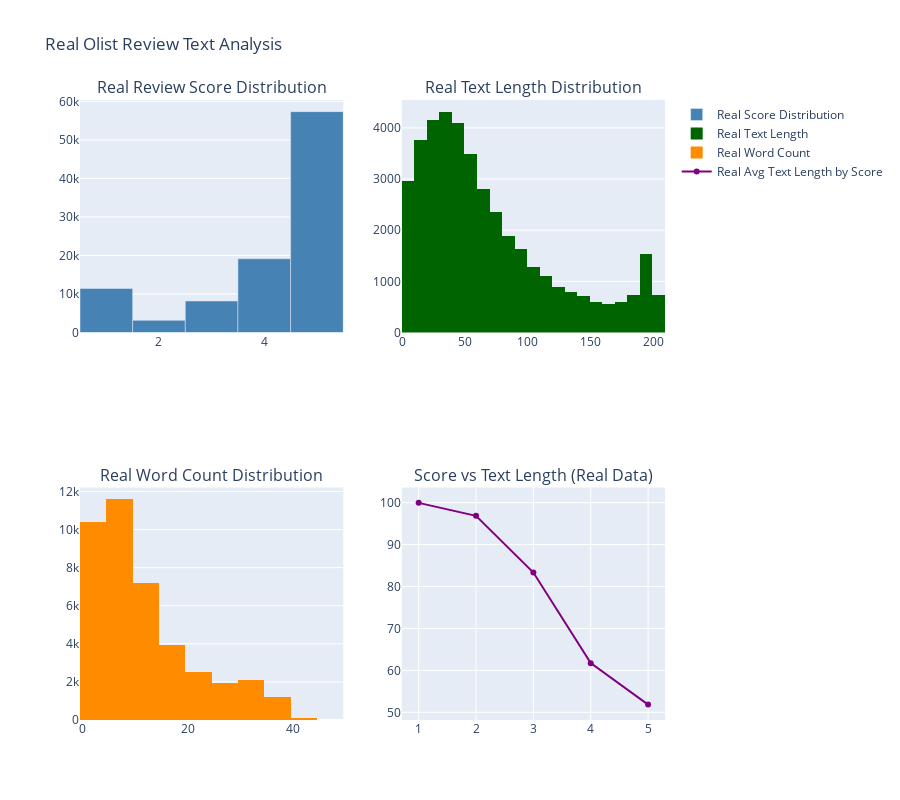

This figure's notebook cell:
### Markdown cell above
### 4.1 Data Understanding

Let's examine the structure and characteristics of review text data.

### Code cell
# Real Text Data Understanding - Olist Reviews Analysis
print("🔍 ANALYZING REAL OLIST REVIEW TEXT DATA")
print("=" * 50)

# Identify text columns in reviews dataset
text_columns = []
for col in order_reviews_df.columns:
    if 'comment' in col.lower() or 'message' in col.lower() or 'title' in col.lower():
        text_columns.append(col)

print(f"Text columns found: {text_columns}")

# Use the main review text column (usually review_comment_message)
main_text_column = None
for col in ['review_comment_message', 'review_comment_text', 'comment_message', 'message']:
    if col in order_reviews_df.columns:
        main_text_column = col
        break

if main_text_column is None:
    # If standard column not found, use first text-like column
    main_text_column = text_columns[0] if text_columns else order_reviews_df.columns[-1]
    print(f"⚠️  Using {main_text_column} as main text column")
else:
    print(f"✅ Using {main_text_column} as main text column")

# Filter reviews with actual text content
print(f"\n📊 TEXT DATA STATISTICS")
print("=" * 25)

# Handle potential encoding issues and missing values
order_reviews_df[main_text_column] = order_reviews_df[main_text_column].fillna('')
total_reviews = len(order_reviews_df)
reviews_with_text = order_reviews_df[
    (order_reviews_df[main_text_column].notna()) & 
    (order_reviews_df[main_text_column].str.len() > 0) &
    (order_reviews_df[main_text_column] != '')
].copy()

print(f"Total reviews in dataset: {total_reviews:,}")
print(f"Reviews with text comments: {len(reviews_with_text):,}")
print(f"Percentage with text: {len(reviews_with_text)/total_reviews*100:.1f}%")

if len(reviews_with_text) == 0:
    print("❌ No text reviews found! Check column names.")
    print("Available columns:", list(order_reviews_df.columns))
else:
    # Text analysis on real data
    reviews_with_text['text_length'] = reviews_with_text[main_text_column].str.len()
    reviews_with_text['word_count'] = reviews_with_text[main_text_column].str.split().str.len()
    
    # Identify score column
    score_column = None
    for col in ['review_score', 'rating', 'score']:
        if col in order_reviews_df.columns:
            score_column = col
            break
    
    if score_column:
        print(f"📈 Score column found: {score_column}")
        score_distribution = order_reviews_df[score_column].value_counts().sort_index()
        print(f"\nReview Score Distribution:")
        for score, count in score_distribution.items():
            print(f"  Score {score}: {count:,} reviews ({count/total_reviews*100:.1f}%)")
    else:
        print("⚠️  No score column found")
        score_column = 'review_score'  # Default assumption
    
    # Sample real reviews by score (if available)
    if score_column in reviews_with_text.columns:
        print(f"\n📝 SAMPLE REAL REVIEWS BY SCORE")
        print("=" * 35)
        for score in [1, 3, 5]:
            score_reviews = reviews_with_text[reviews_with_text[score_column] == score]
            if len(score_reviews) > 0:
                sample_review = score_reviews[main_text_column].iloc[0]
                # Truncate long reviews for display
                display_review = sample_review[:200] + "..." if len(sample_review) > 200 else sample_review
                print(f"\n⭐ Score {score} example:")
                print(f"  {display_review}")
    
    # Text statistics from real data
    text_stats = reviews_with_text['text_length'].describe()
    word_stats = reviews_with_text['word_count'].describe()
    
    print(f"\n📊 REAL TEXT STATISTICS")
    print("=" * 25)
    print(f"Average text length: {text_stats['mean']:.1f} characters")
    print(f"Average word count: {word_stats['mean']:.1f} words")
    print(f"Text length range: {text_stats['min']:.0f} - {text_stats['max']:.0f} characters")
    print(f"Word count range: {word_stats['min']:.0f} - {word_stats['max']:.0f} words")
    print(f"Median text length: {text_stats['50%']:.1f} characters")
    print(f"Median word count: {word_stats['50%']:.1f} words")
    
    # Language detection sample
    print(f"\n🌍 LANGUAGE SAMPLE CHECK")
    print("=" * 25)
    sample_texts = reviews_with_text[main_text_column].head(5).tolist()
    for i, text in enumerate(sample_texts, 1):
        preview = text[:100] + "..." if len(text) > 100 else text
        print(f"{i}. {preview}")
    
    # Check for common Portuguese words to verify language
    portuguese_indicators = ['produto', 'muito', 'bom', 'boa', 'não', 'nao', 'entrega', 'qualidade', 'recomendo']
    all_text = ' '.join(reviews_with_text[main_text_column].head(100).tolist()).lower()
    found_indicators = [word for word in portuguese_indicators if word in all_text]
    
    print(f"\n🇧🇷 Portuguese language indicators found: {found_indicators}")
    print(f"   Language confidence: {'High' if len(found_indicators) > 3 else 'Medium' if len(found_indicators) > 1 else 'Low'}")

# Visualizations with real data
if len(reviews_with_text) > 0:
    fig = make_subplots(
        rows=2, cols=2,
        subplot_titles=('Real Review Score Distribution', 'Real Text Length Distribution', 
                       'Real Word Count Distribution', 'Score vs Text Length (Real Data)'),
        specs=[[{"type": "bar"}, {"secondary_y": False}],
               [{"secondary_y": False}, {"secondary_y": False}]]
    )

    # Real score distribution
    if score_column in order_reviews_df.columns:
        real_score_dist = order_reviews_df[score_column].value_counts().sort_index()
        fig.add_trace(
            go.Bar(x=real_score_dist.index, y=real_score_dist.values,
                   name='Real Score Distribution', marker_color='steelblue'),
            row=1, col=1
        )

    # Real text length distribution
    fig.add_trace(
        go.Histogram(x=reviews_with_text['text_length'], nbinsx=30,
                    name='Real Text Length', marker_color='darkgreen'),
        row=1, col=2
    )

    # Real word count distribution
    fig.add_trace(
        go.Histogram(x=reviews_with_text['word_count'], nbinsx=20,
                    name='Real Word Count', marker_color='darkorange'),
        row=2, col=1
    )

    # Real score vs text length
    if score_column in reviews_with_text.columns:
        score_text_length = reviews_with_text.groupby(score_column)['text_length'].mean()
        fig.add_trace(
            go.Scatter(x=score_text_length.index, y=score_text_length.values,
                       mode='lines+markers', name='Real Avg Text Length by Score', 
                       marker_color='purple'),
            row=2, col=2
        )

    fig.update_layout(height=800, showlegend=True, title_text="Real Olist Review Text Analysis")
    fig.show()

    print(f"\n✅ REAL TEXT DATA ANALYSIS COMPLETE")
    print(f"📋 Ready for NLP processing with {len(reviews_with_text):,} real Brazilian reviews!")

### Figure 1 — Plotly figure (JSON) as saved in the notebook; plotly's stock layout.template omitted (floating-point values rounded to 4 significant figures; data arrays with more than 128 entries replaced by an {"elided": "..."} marker saying what was removed)
{"data": [{"marker": {"color": "steelblue"}, "name": "Real Score Distribution", "type": "bar", "x": [1, 2, 3, 4, 5], "xaxis": "x", "y": [11424, 3151, 8179, 19142, 57328], "yaxis": "y"}, {"marker": {"color": "darkgreen"}, "name": "Real Text Length", "nbinsx": 30, "type": "histogram", "x": {"elided": "40977 int values"}, "xaxis": "x2", "yaxis": "y2"}, {"marker": {"color": "darkorange"}, "name": "Real Word Count", "nbinsx": 20, "type": "histogram", "x": {"elided": "40977 int values"}, "xaxis": "x3", "yaxis": "y3"}, {"marker": {"color": "purple"}, "mode": "lines+markers", "name": "Real Avg Text Length by Score", "type": "scatter", "x": [1, 2, 3, 4, 5], "xaxis": "x4", "y": [99.94, 96.85, 83.33, 61.73, 51.84], "yaxis": "y4"}], "layout": {"annotations": [{"font": {"size": 16}, "showarrow": false, "text": "Real Review Score Distribution", "x": 0.225, "xanchor": "center", "xref": "paper", "y": 1, "yanchor": "bottom", "yref": "paper"}, {"font": {"size": 16}, "showarrow": false, "text": "Real Text Length Distribution", "x": 0.775, "xanchor": "center", "xref": "paper", "y": 1, "yanchor": "bottom", "yref": "paper"}, {"font": {"size": 16}, "showarrow": false, "text": "Real Word Count Distribution", "x": 0.225, "xanchor": "center", "xref": "paper", "y": 0.375, "yanchor": "bottom", "yref": "paper"}, {"font": {"size": 16}, "showarrow": false, "text": "Score vs Text Length (Real Data)", "x": 0.775, "xanchor": "center", "xref": "paper", "y": 0.375, "yanchor": "bottom", "yref": "paper"}], "height": 800, "showlegend": true, "title": {"text": "Real Olist Review Text Analysis"}, "xaxis": {"anchor": "y", "domain": [0, 0.45]}, "xaxis2": {"anchor": "y2", "domain": [0.55, 1]}, "xaxis3": {"anchor": "y3", "domain": [0, 0.45]}, "xaxis4": {"anchor": "y4", "domain": [0.55, 1]}, "yaxis": {"anchor": "x", "domain": [0.625, 1]}, "yaxis2": {"anchor": "x2", "domain": [0.625, 1]}, "yaxis3": {"anchor": "x3", "domain": [0, 0.375]}, "yaxis4": {"anchor": "x4", "domain": [0, 0.375]}}}
